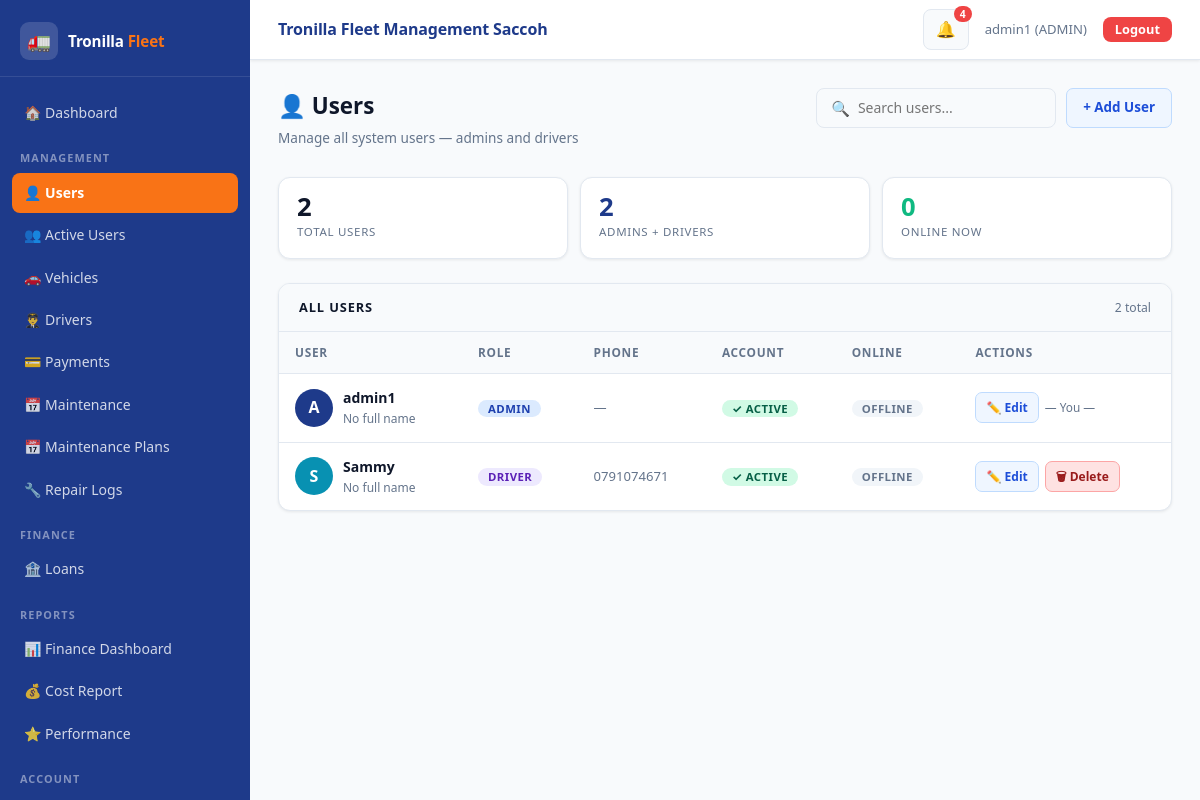
The app's page /accounts/users/ (signed in), older data.
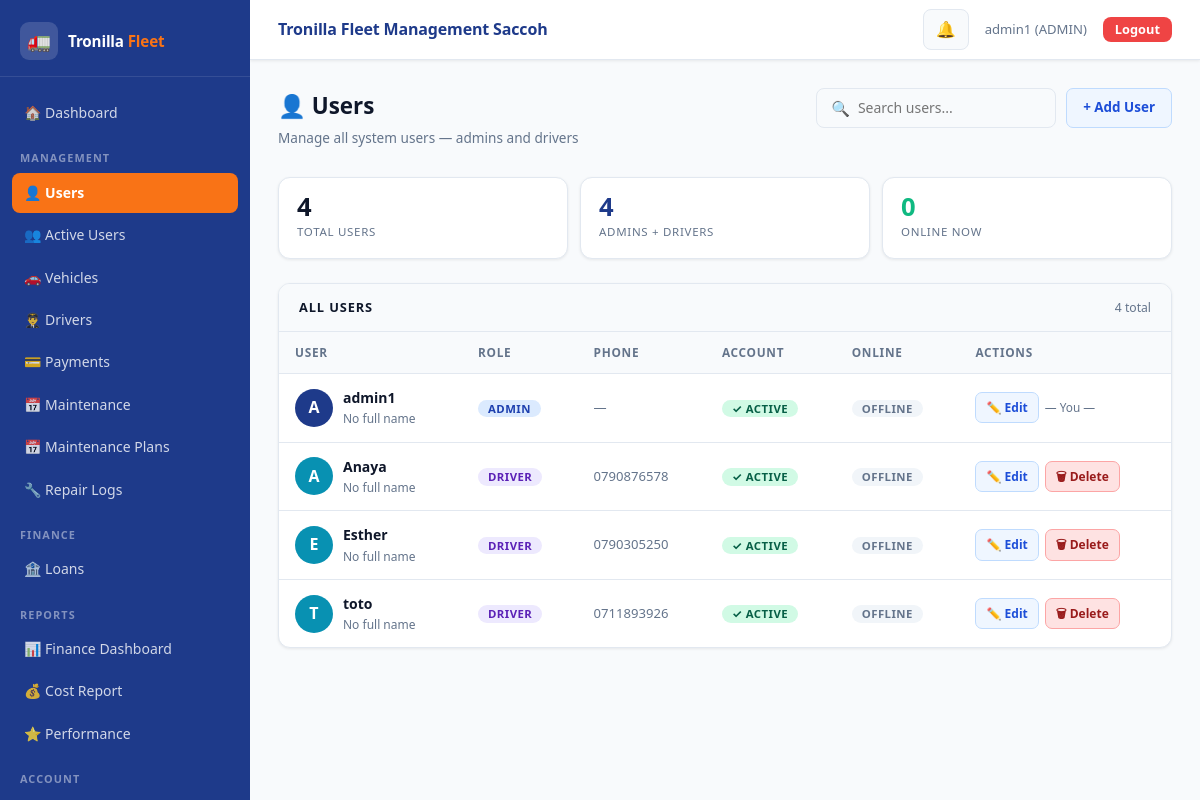
The same page, newer data.
### accounts/models.py (models this page shows, shortened)
class User(AbstractUser):
    ROLE_CHOICES = (
        ('ADMIN', 'Admin'),
        ('DRIVER', 'Driver'),
    )
    role = models.CharField(
        max_length=10,
        choices=ROLE_CHOICES,
        default='DRIVER'
    )
    phone_number = models.CharField(
        max_length=15,
        blank=True,
        null=True,
        unique=True
    )
    is_active_driver = models.BooleanField(default=True)

### accounts/views.py (the view)
# urls.py: path('users/',                views.user_list,       name='user_list'),
@admin_required
def user_list(request):
    users = User.objects.all().order_by('role', 'username')
    online_ids = set(
        UserSession.objects.filter(is_active=True).values_list('user_id', flat=True)
    )
    return render(request, 'user_list.html', {
        'users':      users,
        'online_ids': online_ids,
    })

### accounts/permissions.py (called while the page is built)
def admin_required(view_func):
    @wraps(view_func)
    def wrapper(request, *args, **kwargs):
        if request.user.is_authenticated and request.user.role == 'ADMIN':
            response = view_func(request, *args, **kwargs)
            response['Cache-Control'] = 'no-cache, no-store, must-revalidate'
            response['Pragma'] = 'no-cache'
            response['Expires'] = '0'
            return response
        return redirect('login')
    return wrapper

### notifications/context_processors.py (called while the page is built)
def notification_context(request):
    if request.user.is_authenticated:
        notifications = get_user_notifications(request.user)[:10]  # 🔥 limit for navbar
        unread_count = get_unread_count(request.user)
    else:
        notifications = []
        unread_count = 0
    return {
        "notifications": notifications,
        "unread_count": unread_count
    }

### notifications/services.py (called while the page is built)
def get_user_notifications(user):
    return Notification.objects.filter(user=user)

def get_unread_count(user):
    return Notification.objects.filter(
        user=user,
        is_read=False
    ).count()

### accounts/templates/user_list.html (shortened to what this page needs)
{% extends 'base.html' %}
{% block content %}
<div class="page-header">
  <div>
    <div class="page-title">👤 Users</div>
    <div class="page-sub">Manage all system users — admins and drivers</div>
  </div>
  <div style="display:flex;gap:10px;align-items:center;flex-wrap:wrap;">
    <div class="search-bar">
      🔍 <input type="text" id="user-search" placeholder="Search users..." oninput="filterUsers()">
    </div>
    <a href="{% url 'create_user' %}" class="act-btn act-edit" style="padding:8px 16px;font-size:.84rem;">
      + Add User
    </a>
  </div>
</div>
<div class="stat-strip">
  <div class="strip-card">
    <div class="strip-val">{{ users|length }}</div>
    <div class="strip-label">Total Users</div>
  </div>
  <div class="strip-card">
    <div class="strip-val" style="color:#1E3A8A;">
      {{ users|length }}
    </div>
    <div class="strip-label">Admins + Drivers</div>
  </div>
  <div class="strip-card">
    <div class="strip-val" style="color:#10b981;">{{ online_ids|length }}</div>
    <div class="strip-label">Online Now</div>
  </div>
</div>
<div class="table-card">
  <div class="table-card-head">
    <h6>All Users</h6>
    <span style="font-size:.76rem;color:var(--text-muted);">{{ users|length }} total</span>
  </div>
  {% if users %}
  <table id="users-table">
    <thead>
      <tr>
        <th>User</th>
        <th>Role</th>
        <th>Phone</th>
        <th>Account</th>
        <th>Online</th>
        <th>Actions</th>
      </tr>
    </thead>
    <tbody>
      {% for u in users %}
      <tr class="{% if not u.is_active %}blocked-row{% endif %}" data-name="{{ u.username|lower }} {{ u.get_full_name|lower }}">
        <td>
          <div style="display:flex;align-items:center;gap:10px;">
            <div class="avatar {% if not u.is_active %}av-blocked{% elif u.role == 'ADMIN' %}av-admin{% else %}av-driver{% endif %}">
              {{ u.username|first|upper }}
            </div>
            <div>
              <div style="font-weight:700;">{{ u.username }}</div>
              <div style="font-size:.75rem;color:var(--text-muted);">
                {{ u.get_full_name|default:"No full name" }}
              </div>
            </div>
          </div>
        </td>
        <td>
          <span class="badge {% if u.role == 'ADMIN' %}b-admin{% else %}b-driver{% endif %}">
            {{ u.role }}
          </span>
        </td>
        <td style="font-size:.82rem;color:var(--text-muted);">
          {{ u.phone_number|default:"—" }}
        </td>
        <td>
          {% if u.is_active %}
            <span class="badge b-active">✓ Active</span>
          {% else %}
            <span class="badge b-blocked">✕ Blocked</span>
          {% endif %}
        </td>
        <td>
          {% if u.id in online_ids %}
            <span class="badge b-online"><span class="live-dot"></span> Online</span>
          {% else %}
            <span class="badge b-offline">Offline</span>
          {% endif %}
        </td>
        <td>
          <div class="actions-wrap">
            <a href="{% url 'edit_user' u.pk %}" class="act-btn act-edit">✏️ Edit</a>
            {% if u != request.user %}
              <a href="{% url 'delete_user' u.pk %}" class="act-btn act-delete">🗑 Delete</a>
            {% else %}
              <span style="font-size:.74rem;color:var(--text-muted);">— You —</span>
            {% endif %}
          </div>
        </td>
      </tr>
      {% endfor %}
    </tbody>
  </table>
  {% else %}
    <div class="empty-state">
      <div class="ei">👤</div>
      No users yet. <a href="{% url 'create_user' %}">Add the first one →</a>
    </div>
  {% endif %}
</div>
{% endblock %}

### accounts/templates/base.html (shortened to what this page needs)
<!DOCTYPE html>
<html lang="en">
{% load static %}
<head>
  <link href="https://cdn.jsdelivr.net/npm/bootstrap@5.3.0/dist/css/bootstrap.min.css" rel="stylesheet">
  <link rel="stylesheet" href="{% static 'css/style.css' %}">
</head>
<body>
<div class="layout-wrap">
  <aside class="sidebar" id="sidebar">
    <div class="sidebar-brand">
      <div class="brand-icon">🚛</div>
      <div class="brand-name">Tronilla <span>Fleet</span></div>
    </div>
    <nav class="sidebar-nav" onclick="handleNavClick(event)">
      {% if request.user.is_authenticated %}
        <a href="{% if request.user.role == 'ADMIN' %}{% url 'admin_dashboard' %}{% else %}{% url 'driver_dashboard' %}{% endif %}">
          🏠 Dashboard
        </a>
        {% if request.user.role == 'ADMIN' %}
          <div class="sidebar-section-label">Management</div>
          <a href="{% url 'user_list' %}">👤 Users</a>
          <a href="{% url 'active_users' %}">👥 Active Users</a>
          <a href="{% url 'vehicle_list' %}">🚗 Vehicles</a>
          <a href="{% url 'driver_list' %}">👨‍✈️ Drivers</a>
          <a href="{% url 'admin_payment_list' %}">💳 Payments</a>
          <a href="{% url 'schedule_list' %}">📅 Maintenance</a>
          <a href="{% url 'maintenance_plans' %}">📅 Maintenance Plans</a>
          <a href="{% url 'repair_logs' %}">🔧 Repair Logs</a>
          <div class="sidebar-section-label">Finance</div>
          <a href="{% url 'loan_list' %}">🏦 Loans</a>
          <div class="sidebar-section-label">Reports</div>
          <a href="{% url 'dashboard' %}">📊 Finance Dashboard</a>
          <a href="{% url 'cost_report' %}">💰 Cost Report</a>
          <a href="{% url 'performance_report' %}">⭐ Performance</a>
        {% endif %}
        <div class="sidebar-section-label">Account</div>
        <a href="{% url 'logout' %}" style="color:#fca5a5;">🚪 Logout</a>
      {% endif %}
    </nav>
  </aside>
  <div class="main-wrap">
    <header class="topbar">
      <div class="topbar-title">Tronilla Fleet Management Saccoh</div>
      <div class="topbar-right">
        {% if request.user.is_authenticated %}
          <div style="position:relative;">
            <button class="notif-btn" id="notif-toggle">
              🔔
              {% if unread_count|default:0 > 0 %}
                <span class="notif-badge" id="notif-badge">{{ unread_count }}</span>
              {% endif %}
            </button>
          </div>
          <span class="topbar-user">{{ request.user.username }} ({{ request.user.role }})</span>
          <a href="{% url 'logout' %}" class="btn btn-danger btn-sm d-md-inline-flex">Logout</a>
        {% endif %}
      </div>
    </header>
    <div class="page-content">
      {% block content %}{% endblock %}
    </div>
  </div>
</div>
</body>
</html>

### accounts/templates/user_list.html (style rules this page uses)
:root { --radius:12px; --border:#e2e8f0; --surface:#fff; --surface-2:#f8fafc; --text-main:#0f172a; --text-muted:#64748b; --blue:#1E3A8A; --orange:#F97316; --shadow-sm:0 1px 3px rgba(0,0,0,.08); --shadow-md:0 4px 16px rgba(0,0,0,.09); }
.page-header { display:flex; justify-content:space-between; align-items:flex-start; margin-bottom:28px; flex-wrap:wrap; gap:12px; }
.page-title { font-size:1.4rem; font-weight:800; color:var(--text-main); margin:0; }
.page-sub { font-size:.85rem; color:var(--text-muted); margin-top:3px; }
.stat-strip { display:grid; grid-template-columns:repeat(auto-fit,minmax(140px,1fr)); gap:12px; margin-bottom:24px; }
.strip-card { background:var(--surface); border:1px solid var(--border); border-radius:var(--radius); padding:16px 18px; box-shadow:var(--shadow-sm); }
.strip-val { font-size:1.6rem; font-weight:800; color:var(--text-main); line-height:1; }
.strip-label { font-size:.72rem; color:var(--text-muted); text-transform:uppercase; letter-spacing:.06em; margin-top:4px; }
.table-card { background:var(--surface); border:1px solid var(--border); border-radius:var(--radius); box-shadow:var(--shadow-sm); overflow:hidden; }
.table-card-head { padding:14px 20px; border-bottom:1px solid var(--border); background:var(--surface-2); display:flex; align-items:center; justify-content:space-between; }
.table-card-head h6 { font-weight:700; font-size:.8rem; text-transform:uppercase; letter-spacing:.07em; color:var(--text-main); margin:0; }
table { width:100%; border-collapse:collapse; font-size:.875rem; }
thead th { padding:11px 16px; background:var(--surface-2); border-bottom:1px solid var(--border); font-size:.73rem; text-transform:uppercase; letter-spacing:.06em; color:var(--text-muted); font-weight:600; text-align:left; white-space:nowrap; }
tbody td { padding:13px 16px; border-bottom:1px solid var(--border); vertical-align:middle; }
tbody tr:last-child td { border-bottom:none; }
.avatar { width:38px; height:38px; border-radius:50%; display:flex; align-items:center; justify-content:center; font-size:1rem; font-weight:800; color:#fff; flex-shrink:0; }
.av-admin { background:var(--blue); }
.av-driver { background:#0891b2; }
.badge { display:inline-flex; align-items:center; gap:4px; padding:3px 10px; border-radius:99px; font-size:.71rem; font-weight:700; letter-spacing:.04em; text-transform:uppercase; }
.b-admin { background:#dbeafe; color:#1e40af; }
.b-driver { background:#ede9fe; color:#5b21b6; }
.b-offline { background:#f1f5f9; color:#64748b; }
.b-active { background:#d1fae5; color:#065f46; }
.act-btn { display:inline-flex; align-items:center; gap:4px; padding:5px 10px; border-radius:7px; border:1px solid transparent; font-size:.75rem; font-weight:600; cursor:pointer; text-decoration:none; transition:opacity .15s, transform .15s; white-space:nowrap; background:none; }
.act-edit { background:#eff6ff; color:#1d4ed8; border-color:#bfdbfe; }
.act-delete { background:#fee2e2; color:#991b1b; border-color:#fca5a5; }
.actions-wrap { display:flex; gap:6px; flex-wrap:wrap; align-items:center; }
.search-bar { display:flex; align-items:center; gap:8px; background:var(--surface-2); border:1px solid var(--border); border-radius:8px; padding:7px 14px; width:240px; }
.search-bar input { border:none; background:transparent; outline:none; font-size:.875rem; color:var(--text-main); width:100%; }

Row changes from the older to the newer data that the page shows:
removed User: username|first "S", username "Sammy", get_full_name "No full name", role "DRIVER", phone_number "0791074671", is_active "✓ ACTIVE", shows "OFFLINE", shows "🗑 Delete"
added User: username|first "A", username "Anaya", get_full_name "No full name", role "DRIVER", phone_number "0790876578", is_active "✓ ACTIVE", shows "OFFLINE", shows "🗑 Delete"
added User: username|first "E", username "Esther", get_full_name "No full name", role "DRIVER", phone_number "0790305250", is_active "✓ ACTIVE", shows "OFFLINE", shows "🗑 Delete"
added User: username|first "T", username "toto", get_full_name "No full name", role "DRIVER", phone_number "0711893926", is_active "✓ ACTIVE", shows "OFFLINE", shows "🗑 Delete"
Text that changed along with them:
{{ users|length }}: "2" → "4"
{{ unread_count }}: "4" → (not shown)
